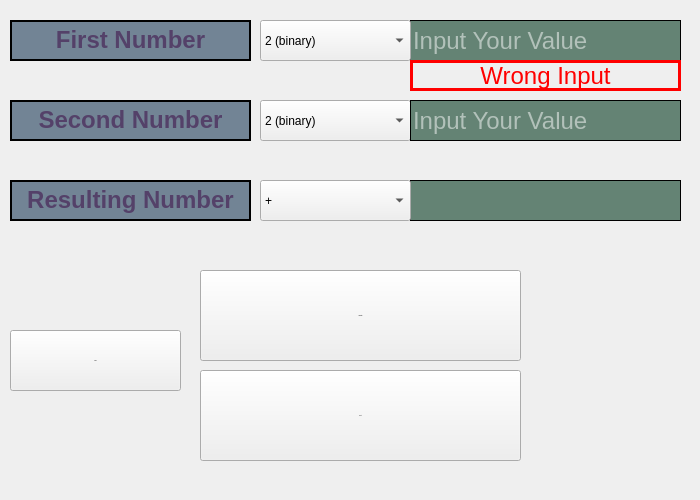
<?xml version="1.0" encoding="UTF-8"?>
<ui version="4.0">
 <class>calculate</class>
 <widget class="QWidget" name="calculate">
  <property name="geometry">
   <rect>
    <x>0</x>
    <y>0</y>
    <width>700</width>
    <height>500</height>
   </rect>
  </property>
  <property name="minimumSize">
   <size>
    <width>700</width>
    <height>500</height>
   </size>
  </property>
  <property name="maximumSize">
   <size>
    <width>700</width>
    <height>500</height>
   </size>
  </property>
  <property name="windowTitle">
   <string>Calculus Converter</string>
  </property>
  <widget class="QLineEdit" name="inputFirst">
   <property name="geometry">
    <rect>
     <x>410</x>
     <y>20</y>
     <width>271</width>
     <height>41</height>
    </rect>
   </property>
   <property name="sizePolicy">
    <sizepolicy hsizetype="Expanding" vsizetype="Expanding">
     <horstretch>0</horstretch>
     <verstretch>0</verstretch>
    </sizepolicy>
   </property>
   <property name="toolTip">
    <string>&lt;html&gt;&lt;head/&gt;&lt;body&gt;&lt;p&gt;&lt;br/&gt;&lt;/p&gt;&lt;/body&gt;&lt;/html&gt;</string>
   </property>
   <property name="styleSheet">
    <string notr="true">background-color: #648374;
border: 1px solid black;
font-size: 24px;
color: white;

</string>
   </property>
   <property name="frame">
    <bool>true</bool>
   </property>
   <property name="cursorPosition">
    <number>0</number>
   </property>
   <property name="dragEnabled">
    <bool>false</bool>
   </property>
   <property name="placeholderText">
    <string>Input Your Value</string>
   </property>
   <property name="cursorMoveStyle">
    <enum>Qt::CursorMoveStyle::LogicalMoveStyle</enum>
   </property>
  </widget>
  <widget class="QLabel" name="label_2">
   <property name="geometry">
    <rect>
     <x>10</x>
     <y>180</y>
     <width>241</width>
     <height>41</height>
    </rect>
   </property>
   <property name="sizePolicy">
    <sizepolicy hsizetype="Expanding" vsizetype="Expanding">
     <horstretch>0</horstretch>
     <verstretch>0</verstretch>
    </sizepolicy>
   </property>
   <property name="styleSheet">
    <string notr="true">background-color: #728495;
</string>
   </property>
   <property name="frameShape">
    <enum>QFrame::Shape::WinPanel</enum>
   </property>
   <property name="text">
    <string>&lt;html&gt;&lt;head/&gt;&lt;body&gt;&lt;p&gt;&lt;span style=&quot; font-size:18pt; font-weight:700; color:#544169;&quot;&gt;Resulting Number&lt;/span&gt;&lt;/p&gt;&lt;/body&gt;&lt;/html&gt;</string>
   </property>
   <property name="alignment">
    <set>Qt::AlignmentFlag::AlignCenter</set>
   </property>
  </widget>
  <widget class="QLineEdit" name="result">
   <property name="geometry">
    <rect>
     <x>410</x>
     <y>180</y>
     <width>271</width>
     <height>41</height>
    </rect>
   </property>
   <property name="styleSheet">
    <string notr="true">background-color: #648374;
border: 1px solid black;
font-size: 24px;
color: white;

</string>
   </property>
   <property name="readOnly">
    <bool>true</bool>
   </property>
  </widget>
  <widget class="QLabel" name="label_3">
   <property name="geometry">
    <rect>
     <x>10</x>
     <y>100</y>
     <width>241</width>
     <height>41</height>
    </rect>
   </property>
   <property name="sizePolicy">
    <sizepolicy hsizetype="Expanding" vsizetype="Expanding">
     <horstretch>0</horstretch>
     <verstretch>0</verstretch>
    </sizepolicy>
   </property>
   <property name="styleSheet">
    <string notr="true">background-color: #728495;
</string>
   </property>
   <property name="frameShape">
    <enum>QFrame::Shape::WinPanel</enum>
   </property>
   <property name="frameShadow">
    <enum>QFrame::Shadow::Plain</enum>
   </property>
   <property name="lineWidth">
    <number>1</number>
   </property>
   <property name="text">
    <string>&lt;html&gt;&lt;head/&gt;&lt;body&gt;&lt;p&gt;&lt;span style=&quot; font-size:18pt; font-weight:700; color:#544169;&quot;&gt;Second Number&lt;/span&gt;&lt;/p&gt;&lt;/body&gt;&lt;/html&gt;</string>
   </property>
   <property name="textFormat">
    <enum>Qt::TextFormat::AutoText</enum>
   </property>
   <property name="scaledContents">
    <bool>false</bool>
   </property>
   <property name="alignment">
    <set>Qt::AlignmentFlag::AlignCenter</set>
   </property>
  </widget>
  <widget class="QPushButton" name="calculateButton">
   <property name="geometry">
    <rect>
     <x>200</x>
     <y>270</y>
     <width>321</width>
     <height>91</height>
    </rect>
   </property>
   <property name="sizePolicy">
    <sizepolicy hsizetype="Expanding" vsizetype="Expanding">
     <horstretch>0</horstretch>
     <verstretch>0</verstretch>
    </sizepolicy>
   </property>
   <property name="font">
    <font>
     <family>Arial</family>
     <pointsize>-1</pointsize>
    </font>
   </property>
   <property name="styleSheet">
    <string notr="true">QPushButton {
    background-color: #728495;
    border: 2px solid #111;
    border-radius: 8px;
    color: #111;
    font-size: 36px;
    height: 48px;
    padding: 0 25px;
    text-align: center;
    position: relative;
    outline: none;
}

QPushButton:hover {
    background-color: #4a5b6a; 
}

QPushButton:pressed {
    background-color: #4a5b6a; 
}

QPushButton::before {
    background-color: #111;
    border-radius: 8px;
    content: &quot;&quot;;
    height: 48px;
    left: 0;
    width: 100%;
    position: absolute;
    top: -2px;
    z-index: -1;
}

@media (min-width: 768px) {
    QPushButton {
        padding: 0 40px;
    }
}

</string>
   </property>
   <property name="text">
    <string>calculate</string>
   </property>
   <property name="autoDefault">
    <bool>false</bool>
   </property>
   <property name="default">
    <bool>false</bool>
   </property>
   <property name="flat">
    <bool>false</bool>
   </property>
  </widget>
  <widget class="QComboBox" name="secondBox">
   <property name="geometry">
    <rect>
     <x>260</x>
     <y>100</y>
     <width>151</width>
     <height>41</height>
    </rect>
   </property>
   <item>
    <property name="text">
     <string>2 (binary)</string>
    </property>
   </item>
   <item>
    <property name="text">
     <string>8 (octal)</string>
    </property>
   </item>
   <item>
    <property name="text">
     <string>10 (ordinary)</string>
    </property>
   </item>
   <item>
    <property name="text">
     <string>16 (hexadecimal)</string>
    </property>
   </item>
   <item>
    <property name="text">
     <string>BCD</string>
    </property>
   </item>
   <item>
    <property name="text">
     <string>Gray</string>
    </property>
   </item>
  </widget>
  <widget class="QComboBox" name="firstBox">
   <property name="geometry">
    <rect>
     <x>260</x>
     <y>20</y>
     <width>151</width>
     <height>41</height>
    </rect>
   </property>
   <property name="sizePolicy">
    <sizepolicy hsizetype="Preferred" vsizetype="Fixed">
     <horstretch>0</horstretch>
     <verstretch>0</verstretch>
    </sizepolicy>
   </property>
   <item>
    <property name="text">
     <string>2 (binary)</string>
    </property>
   </item>
   <item>
    <property name="text">
     <string>8 (octal)</string>
    </property>
   </item>
   <item>
    <property name="text">
     <string>10 (ordinary)</string>
    </property>
   </item>
   <item>
    <property name="text">
     <string>16 (hexadecimal)</string>
    </property>
   </item>
   <item>
    <property name="text">
     <string>BCD</string>
    </property>
   </item>
   <item>
    <property name="text">
     <string>Gray</string>
    </property>
   </item>
  </widget>
  <widget class="QPushButton" name="resetButton">
   <property name="geometry">
    <rect>
     <x>200</x>
     <y>370</y>
     <width>321</width>
     <height>91</height>
    </rect>
   </property>
   <property name="sizePolicy">
    <sizepolicy hsizetype="Expanding" vsizetype="Expanding">
     <horstretch>0</horstretch>
     <verstretch>0</verstretch>
    </sizepolicy>
   </property>
   <property name="font">
    <font>
     <family>Arial</family>
     <pointsize>-1</pointsize>
    </font>
   </property>
   <property name="styleSheet">
    <string notr="true">QPushButton {
    background-color: #728495;
    border: 2px solid #111;
    border-radius: 8px;
    color: #111;
    font-size: 36px;
    height: 48px;
    padding: 0 25px;
    text-align: center;
    position: relative;
    outline: none;
}

QPushButton:hover {
    background-color: #4a5b6a; 
}

QPushButton:pressed {
    background-color: #4a5b6a; 
}

QPushButton::before {
    background-color: #111;
    border-radius: 8px;
    content: &quot;&quot;;
    height: 48px;
    left: 0;
    width: 100%;
    position: absolute;
    top: -2px;
    z-index: -1;
}

@media (min-width: 768px) {
    QPushButton {
        padding: 0 40px;
    }
}

</string>
   </property>
   <property name="text">
    <string>reset</string>
   </property>
   <property name="autoDefault">
    <bool>false</bool>
   </property>
   <property name="default">
    <bool>false</bool>
   </property>
   <property name="flat">
    <bool>false</bool>
   </property>
  </widget>
  <widget class="QLineEdit" name="inputSecond">
   <property name="geometry">
    <rect>
     <x>410</x>
     <y>100</y>
     <width>271</width>
     <height>41</height>
    </rect>
   </property>
   <property name="styleSheet">
    <string notr="true">background-color: #648374;
border: 1px solid black;
font-size: 24px;
color: white;

</string>
   </property>
   <property name="readOnly">
    <bool>false</bool>
   </property>
   <property name="placeholderText">
    <string>Input Your Value</string>
   </property>
  </widget>
  <widget class="QLabel" name="label">
   <property name="geometry">
    <rect>
     <x>10</x>
     <y>20</y>
     <width>241</width>
     <height>41</height>
    </rect>
   </property>
   <property name="sizePolicy">
    <sizepolicy hsizetype="Expanding" vsizetype="Expanding">
     <horstretch>0</horstretch>
     <verstretch>0</verstretch>
    </sizepolicy>
   </property>
   <property name="styleSheet">
    <string notr="true">background-color: #728495;
</string>
   </property>
   <property name="frameShape">
    <enum>QFrame::Shape::WinPanel</enum>
   </property>
   <property name="frameShadow">
    <enum>QFrame::Shadow::Plain</enum>
   </property>
   <property name="lineWidth">
    <number>1</number>
   </property>
   <property name="text">
    <string>&lt;html&gt;&lt;head/&gt;&lt;body&gt;&lt;p&gt;&lt;span style=&quot; font-size:18pt; font-weight:700; color:#544169;&quot;&gt;First Number&lt;/span&gt;&lt;/p&gt;&lt;/body&gt;&lt;/html&gt;</string>
   </property>
   <property name="textFormat">
    <enum>Qt::TextFormat::AutoText</enum>
   </property>
   <property name="scaledContents">
    <bool>false</bool>
   </property>
   <property name="alignment">
    <set>Qt::AlignmentFlag::AlignCenter</set>
   </property>
  </widget>
  <widget class="QLabel" name="errorMessage">
   <property name="geometry">
    <rect>
     <x>410</x>
     <y>60</y>
     <width>271</width>
     <height>31</height>
    </rect>
   </property>
   <property name="sizePolicy">
    <sizepolicy hsizetype="Expanding" vsizetype="Expanding">
     <horstretch>0</horstretch>
     <verstretch>0</verstretch>
    </sizepolicy>
   </property>
   <property name="font">
    <font>
     <family>Arial</family>
     <pointsize>-1</pointsize>
    </font>
   </property>
   <property name="styleSheet">
    <string notr="true">border: 3px solid red;
color: red;
background-color: (66, 66, 66);
font-size: 24px;</string>
   </property>
   <property name="text">
    <string>Wrong Input</string>
   </property>
   <property name="alignment">
    <set>Qt::AlignmentFlag::AlignCenter</set>
   </property>
  </widget>
  <widget class="QComboBox" name="operatorBox">
   <property name="geometry">
    <rect>
     <x>260</x>
     <y>180</y>
     <width>151</width>
     <height>41</height>
    </rect>
   </property>
   <item>
    <property name="text">
     <string>+</string>
    </property>
   </item>
   <item>
    <property name="text">
     <string>-</string>
    </property>
   </item>
   <item>
    <property name="text">
     <string>*</string>
    </property>
   </item>
   <item>
    <property name="text">
     <string>/</string>
    </property>
   </item>
  </widget>
  <widget class="QPushButton" name="backButton">
   <property name="geometry">
    <rect>
     <x>10</x>
     <y>330</y>
     <width>171</width>
     <height>61</height>
    </rect>
   </property>
   <property name="sizePolicy">
    <sizepolicy hsizetype="Expanding" vsizetype="Expanding">
     <horstretch>0</horstretch>
     <verstretch>0</verstretch>
    </sizepolicy>
   </property>
   <property name="font">
    <font>
     <family>Arial</family>
     <pointsize>-1</pointsize>
    </font>
   </property>
   <property name="styleSheet">
    <string notr="true">QPushButton {
    background-color: #728495;
    border: 2px solid #111;
    border-radius: 8px;
    color: #111;
    font-size: 36px;
    height: 48px;
    padding: 0 25px;
    text-align: center;
    position: relative;
    outline: none;
}

QPushButton:hover {
    background-color: #4a5b6a; 
}

QPushButton:pressed {
    background-color: #4a5b6a; 
}

QPushButton::before {
    background-color: #111;
    border-radius: 8px;
    content: &quot;&quot;;
    height: 48px;
    left: 0;
    width: 100%;
    position: absolute;
    top: -2px;
    z-index: -1;
}

@media (min-width: 768px) {
    QPushButton {
        padding: 0 40px;
    }
}

</string>
   </property>
   <property name="text">
    <string>back</string>
   </property>
   <property name="autoDefault">
    <bool>false</bool>
   </property>
   <property name="default">
    <bool>false</bool>
   </property>
   <property name="flat">
    <bool>false</bool>
   </property>
  </widget>
 </widget>
 <resources/>
 <connections/>
</ui>
